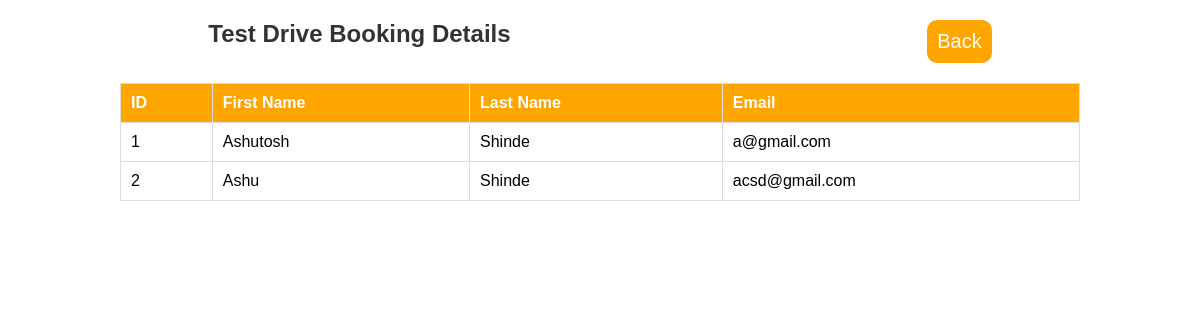
Page /admin/bookings.php on the earlier database version.
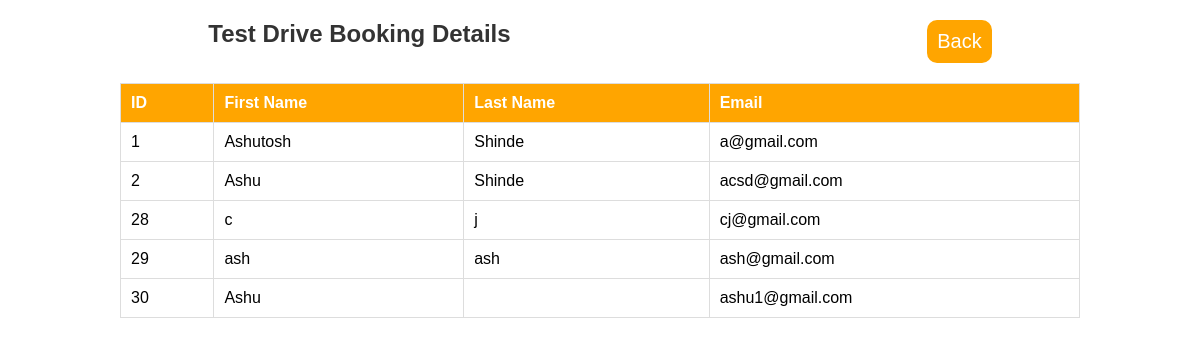
Same page on the later database version.
### tables this page shows
CREATE TABLE `booking_details` (
  `ID` int(11) NOT NULL,
  `First Name` varchar(10) NOT NULL,
  `Last Name` varchar(10) NOT NULL,
  `Email` varchar(20) NOT NULL,
  `Contact` int(10) NOT NULL,
  `Gender` varchar(8) NOT NULL,
  `Booking Date` date NOT NULL,
  `Car Name` varchar(20) NOT NULL,
  `Address` text NOT NULL
);

### admin/bookings.php (the view, shortened to what this page needs)
<link rel="stylesheet" href="admin.css">
<section>
   <div>
      <h2>Test Drive Booking Details</h2>
      <a href="admin.php" class="form-btn">Back</a>
   </div>
   <?php
   include '../connect.php';
   $query = "SELECT * FROM booking_details";
   $result = mysqli_query($conn, $query);
   if (mysqli_num_rows($result) > 0) {
      echo "<table border='1'>
        <tr>
            <th>ID</th>
            <th>First Name</th>
            <th>Last Name</th>
            <th>Email</th>
        </tr>";
      while ($row = mysqli_fetch_assoc($result)) {
         echo "<tr>
            <td>{$row['ID']}</td>
            <td>{$row['First Name']}</td>
            <td>{$row['Last Name']}</td>
            <td>{$row['Email']}</td>
        </tr>";
      }
      echo "</table>";
   } else {
      echo "No records found";
   }
   ?>
</section>

Differences in the rows shown:
added booking_details: ID "28", First Name "c", Last Name "j", Email "cj@gmail.com"
added booking_details: ID "29", First Name "ash", Last Name "ash", Email "ash@gmail.com"
added booking_details: ID "30", First Name "Ashu", Email "ashu1@gmail.com"
